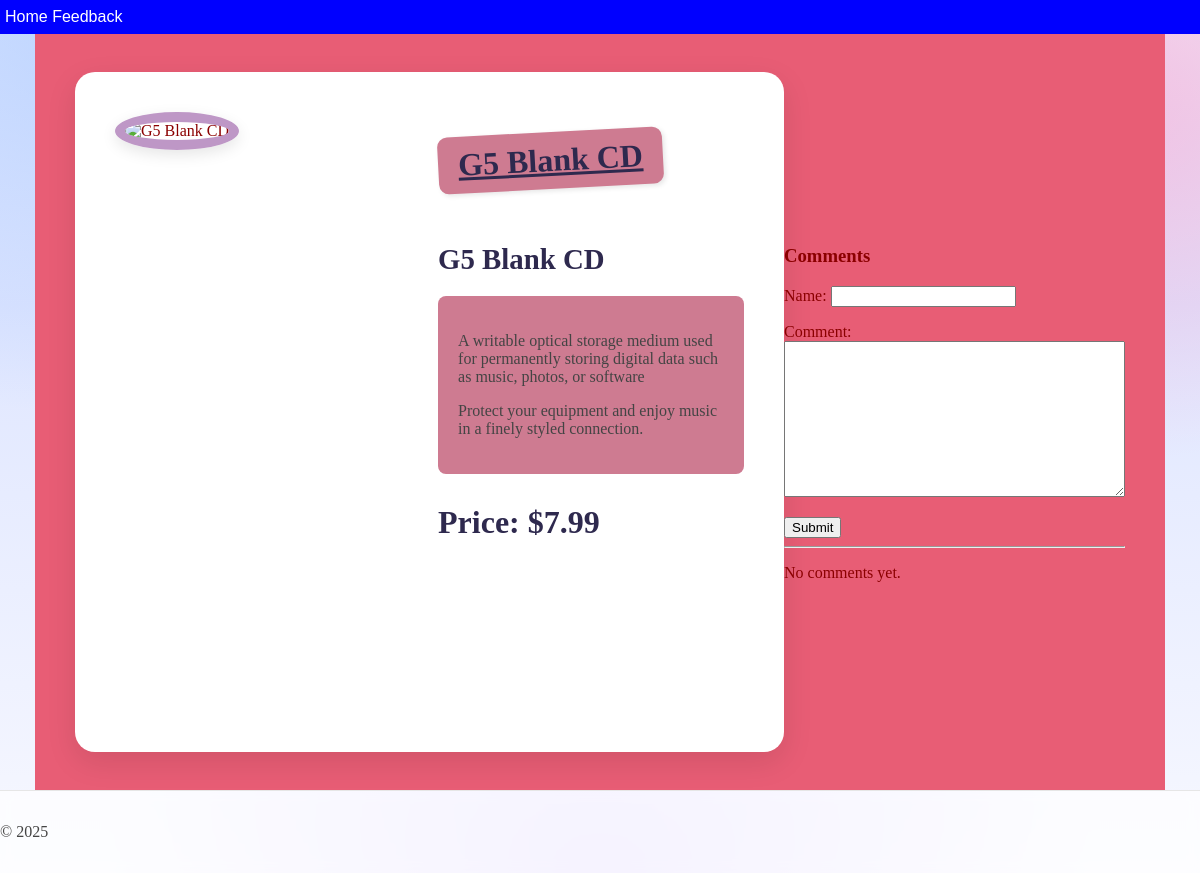
The page /preview/compacteddisc/ on the database as committed earlier.
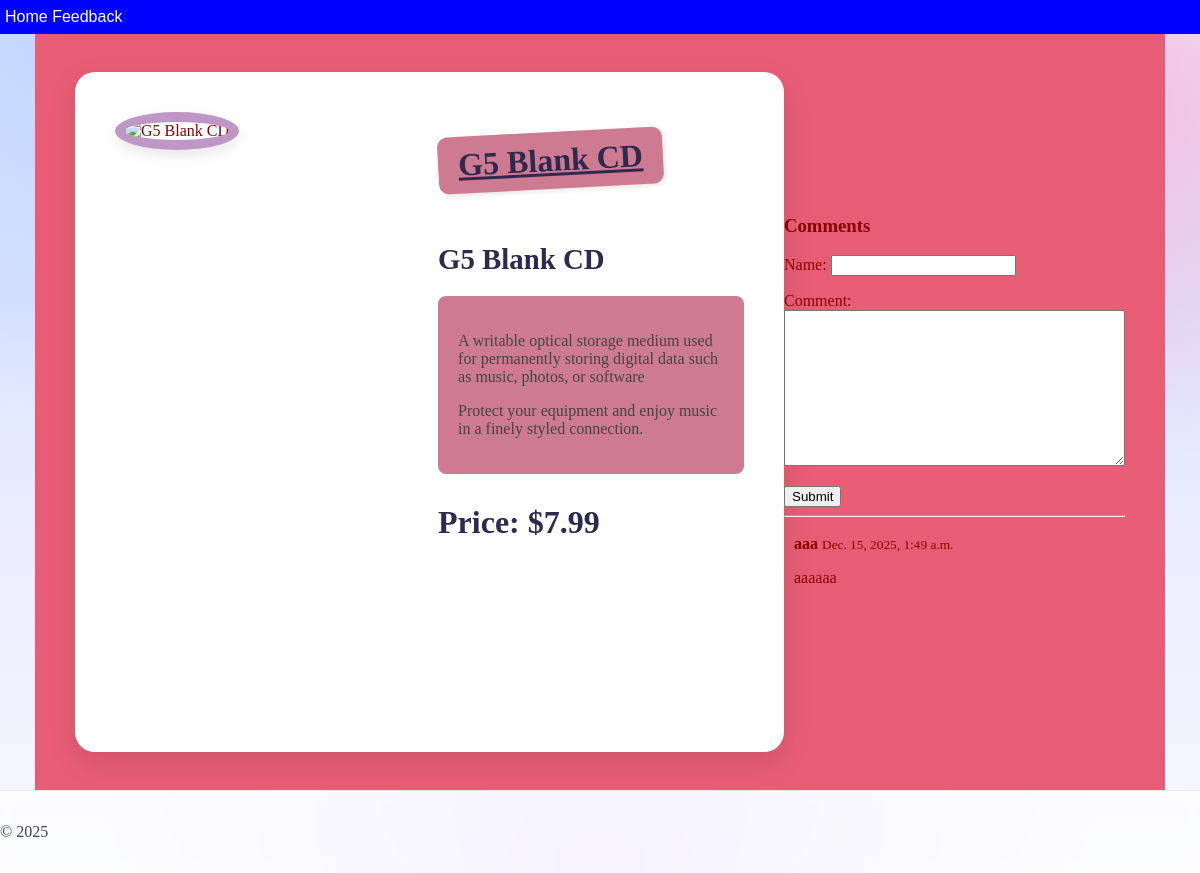
The same page on the database as committed later.
### hello/models.py (models this page shows)
class Comment(models.Model):
    page_identifier = models.CharField(max_length=255)  # stores request.path
    name = models.CharField(max_length=100)
    comment = models.TextField()
    created_at = models.DateTimeField(auto_now_add=True)
    class Meta:
        ordering = ("-created_at",)

### hello/views.py (the view)
# urls.py: path("preview/compacteddisc/", views.compacteddisc_page, name="preview-compacteddisc"),
def compacteddisc_page(request):
    comment_form, comments = handle_comment_section(request)
    products = Product.objects.all().order_by("group", "title")
    return render(
        request,
        "hello/CompactedDisc.html",
        {
            "products": products,
            "show_comments": True,
            "comment_form": comment_form,
            "comments": comments,
        },
    )

### hello/forms.py
class CommentForm(forms.ModelForm):
    class Meta:
        model = Comment
        fields = ["name", "comment"]

### hello/utils.py (called while the page is built)
def handle_comment_section(request):
    page_id = request.path
    if request.method == "POST" and "comment_submit" in request.POST:
        form = CommentForm(request.POST)
        if form.is_valid():
            comment = form.save(commit=False)
            comment.page_identifier = page_id
            comment.save()
            form = CommentForm()  # reset form
    else:
        form = CommentForm()
    comments = Comment.objects.filter(page_identifier=page_id)
    return form, comments

### hello/templates/hello/CompactedDisc.html (shortened to what this page needs)
{% extends "hello/layout.html" %}
{% block content %}
    <div class="product-card">
        <div class="image-wrapper">
            <img src="https://media.officedepot.com/images/f_auto,q_auto,e_sharpen,h_450/products/417128/417128_o65_et_13508748/417128" alt="G5 Blank CD" class="product-image">
        </div>
        <div class="product-info">
            <a class="main-title-box" href="blankcd.html">G5 Blank CD</a>
            <h2 class="secondary-title">G5 Blank CD</h2>
            <div class="description-box">
                <p>A writable optical storage medium used for permanently storing digital data such as music, photos, or software</p>
                <p style="margin-top: 10px;">Protect your equipment and enjoy music in a finely styled connection.</p>
            </div>
            <p class="pricing">Price: $7.99</p>
        </div>
    </div>
{% endblock %}

### hello/templates/hello/layout.html (shortened to what this page needs)
<!DOCTYPE html>
<html>
  <head>
    {% load static %}
    <link rel="stylesheet" type="text/css" href="{% static 'hello/site.css' %}"/>
  </head>
  <body class="page">
    <div class="page-content">
      <div class="navbar">
        <a href="{% url 'home' %}" class="navbar-brand">Home</a>
        <a href="{% url 'feedback' %}" class="navbar-brand">Feedback</a>
      </div>
      <div class="body-content">
        {% block content %}{% endblock %}
        {% if show_comments %}
        <div class="comment-section">
          <h3>Comments</h3>
          <form method="POST">
            {{ comment_form.as_p }}
            <button type="submit" name="comment_submit">Submit</button>
          </form>
          <hr>
          {% if comments %}
            {% for comment in comments %}
              <div style="margin-bottom:15px; padding:10px;">
                <strong>{{ comment.name }}</strong>
                <small>{{ comment.created_at }}</small>
                <p>{{ comment.comment }}</p>
              </div>
            {% endfor %}
          {% else %}
            <p>No comments yet.</p>
          {% endif %}
        </div>
        {% endif %}
      </div>
    </div>
    <footer class="site-footer">
      <p>&copy; 2025</p>
    </footer>
  </body>
</html>

Rows that differ between the two databases and show on the page:
added Comment: name "aaa", created_at "Dec. 15, 2025, 1:49 a.m.", comment "aaaaaa"
Other text that changed with them:
text no longer shown: "No comments yet."
